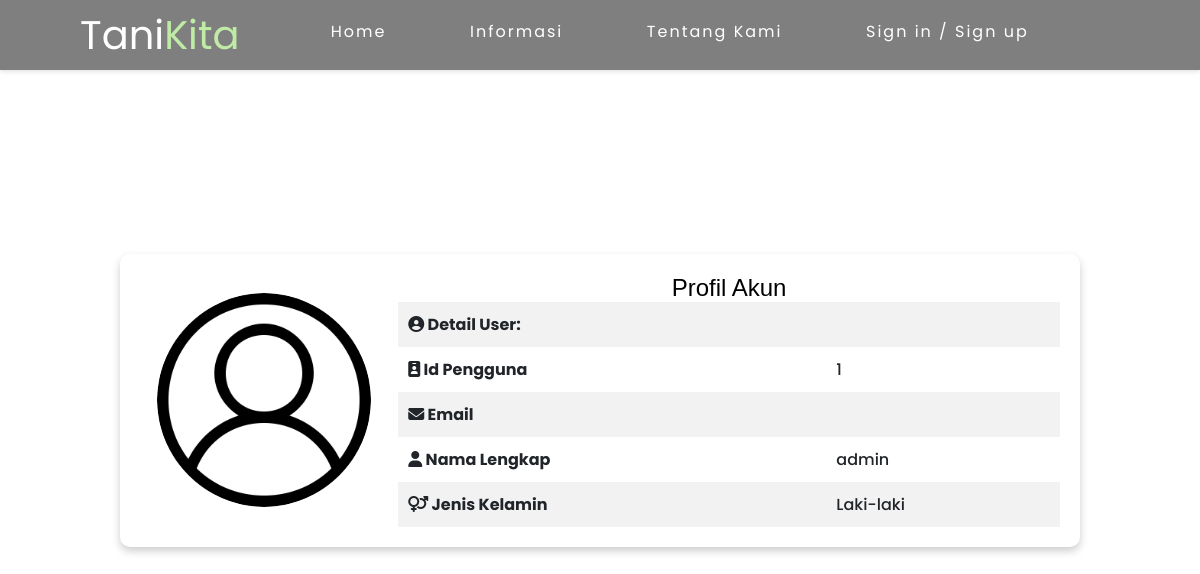
/pages/profil-user/index.php?uid=1, run on the app's committed database.
### tables this page shows
CREATE TABLE `users` (
  `UserID` int(11) NOT NULL,
  `username` varchar(50) DEFAULT NULL,
  `password` varchar(100) DEFAULT NULL,
  `email` varchar(50) DEFAULT NULL,
  `profile_picture` varchar(1024) DEFAULT 'default.png',
  `jenis_kelamin` varchar(16) DEFAULT NULL,
  `role` tinyint(1) DEFAULT 0,
  `created_at` datetime DEFAULT curtime()
);

### pages/profil-user/index.php (the view, shortened to what this page needs)
<?php
include_once '../../components/connection.php';
$uid = isset($_GET['uid']) ? $_GET['uid'] : $_SESSION['UserID'];
$query = $conn->prepare("SELECT * FROM users WHERE UserID = ? LIMIT 1;");
$query->bind_param("i", $uid);
$query->execute();
$result = $query->get_result();
$user = $result->fetch_assoc();
?>
<!DOCTYPE html>
<html lang="en">
<head>
    <link rel="stylesheet" href="css/style.css">
    <link rel="stylesheet" href="css/responsive.css">
    <link rel="stylesheet" href="https://cdnjs.cloudflare.com/ajax/libs/font-awesome/6.7.1/css/all.min.css"
 />
</head>
<body class="profile_page">
    <?php include '../../components/navbar.php';
    $UserID = $_SESSION['UserID']; ?>
    <section class="container-profile">
        <?php if ($user) {
            if ($uid == $UserID) { ?>
                <div class="profile-view1">
                    <div class="profilview-sebelah-kiri">
                        <div class="img">
                            <?php if ($user['profile_picture'] != null) { ?>
                                <img id="image" src="../../img/profile/<?= $user['profile_picture']; ?>" alt="Profile Picture" class="profile-picture-edit">
                            <?php } else { ?>
                                <img src="../../img/profile/default.png" alt="Profile Picture" class="profile-picture-view"> >
                            <?php } ?>
                        </div>
                        <div class="btn-edit">
                            <a href="edit_profil.php" class="cta">
                                <button class="button" role="button">Edit Profil</button>
                            </a>
                        </div>
                    </div>
                    <div class="detail-profil">
                        <h2>Profil Akun</h2>
                        <table>
                            <tr>
                                <th><i class="fas fa-user-circle"></i> Detail User:</th>
                                <th></th>
                            </tr>
                            <tr>
                                <th><i class="fas fa-id-badge"></i> Id Pengguna</th>
                                <td><?= htmlspecialchars($user['UserID']); ?></td>
                            </tr>
                            <tr>
                                <th><i class="fas fa-envelope"></i> Email</th>
                                <td><?= htmlspecialchars($user['email']); ?></td>
                            </tr>
                            <tr>
                                <th><i class="fas fa-user"></i> Nama Lengkap</th>
                                <td><?= htmlspecialchars($user['username']); ?></td>
                            </tr>
                            <tr>
                                <th><i class="fas fa-venus-mars"></i> Jenis Kelamin</th>
                                <td><?php if ($user['jenis_kelamin'] == null) {
                                        echo htmlspecialchars('Undefined');
                                    } else {
                                        echo htmlspecialchars($user['jenis_kelamin']);
                                    } ?></td>
                            </tr>
                        </table>
                    </div>
                </div>
            <?php } elseif ($uid !== $UserID) { ?>
                <div class="profile-view2">
                    <div class="profilview-sebelah-kiri">
                        <div class="img">
                            <?php if ($user['profile_picture'] != null) { ?>
                                <img id="image" src="../../img/profile/<?= $user['profile_picture']; ?>" alt="Profile Picture" class="profile-picture-edit">
                            <?php } else { ?>
                                <img src="../../img/profile/default.png" alt="Profile Picture" class="profile-picture-view"> >
                            <?php } ?>
                        </div>
                    </div>
                    <div class="detail-profil">
                        <h2>Profil Akun</h2>
                        <table>
                            <tr>
                                <th><i class="fas fa-user-circle"></i> Detail User:</th>
                                <th></th>
                            </tr>
                            <tr>
                                <th><i class="fas fa-id-badge"></i> Id Pengguna</th>
                                <td><?= htmlspecialchars($user['UserID']); ?></td>
                            </tr>
                            <tr>
                                <th><i class="fas fa-envelope"></i> Email</th>
                                <td><?= htmlspecialchars($user['email']); ?></td>
                            </tr>
                            <tr>
                                <th><i class="fas fa-user"></i> Nama Lengkap</th>
                                <td><?= htmlspecialchars($user['username']); ?></td>
                            </tr>
                            <tr>
                                <th><i class="fas fa-venus-mars"></i> Jenis Kelamin</th>
                                <td><?php if ($user['jenis_kelamin'] == null) {
                                        echo htmlspecialchars('Undefined');
                                    } else {
                                        echo htmlspecialchars($user['jenis_kelamin']);
                                    } ?></td>
                            </tr>
                        </table>
                    </div>
                </div>
            <?php }
        } else { ?>
            <h2>User tidak ditemukan</h2>
        <?php } ?>
    </section>
</body>
</html>

### pages/profil-user/css/style.css (style rules this page uses)
:root { --primary: #c0eba6; --secondary: #fff; --text-color: hsl(225, 52%, 30%); --body-font: "Montserrat", sans-serif; --normal-font-size: 1rem; }
* { margin: 0; padding: 0; box-sizing: border-box; font-family: "poppins", sans-serif; font-weight: 400; font-style: normal; text-decoration: none; }
html { scrollbar-width: thin; scrollbar-color: rgba(0, 0, 0, 0.5) transparent; scroll-behavior: smooth; }
body { overflow-x: hidden; overflow-y: scroll; color: white; justify-content: center; align-items: center; min-height: 100vh; color: black; }
.container-profile { height: 100vh; display: flex; justify-content: center; align-items: center; }
.container-profile .profile-view2 { background: white; padding: 20px; border-radius: 10px; box-shadow: 0 4px 8px rgba(0, 0, 0, 0.2); width: 80vw; display: flex; justify-content: flex-end; gap: 10px; align-items: center; }
.container-profile .profile-view2 .profilview-sebelah-kiri { gap: 15px; width: 30%; display: flex; flex-direction: column; align-items: center; justify-content: center; height: 100%; }
.container-profile .profile-view2 .profilview-sebelah-kiri .img { width: 214px; height: 214px; }
.container-profile .profile-view2 .profilview-sebelah-kiri .img img { width: 100%; height: 100%; object-fit: cover; border-radius: 50%; opacity: 1; transition: opacity .2s ease-in-out; -webkit-transition: opacity .2s ease-in-out; -moz-transition: opacity .2s ease-in-out; -ms-transition: opacity .2s ease-in-out; -o-transition: opacity .2s ease-in-out; -webkit-border-radius: 50%; -moz-border-radius: 50%; -ms-border-radius: 50%; -o-border-radius: 50%; }
.container-profile .profile-view2 .detail-profil { width: 80%; }
.container-profile .profile-view2 .detail-profil h2 { text-align: center; color: black; font-family: "Montserrat", sans-serif; }
.container-profile .profile-view2 .detail-profil table { width: 100%; border-collapse: collapse; }
.container-profile .profile-view2 .detail-profil table th { color: #212529; font-weight: bold; padding: 10px; text-align: left; }
.container-profile .profile-view2 .detail-profil table td { color: #212529; font-weight: 500; padding: 10px; text-align: left; }
.container-profile .profile-view2 .detail-profil table tr:nth-child(even) { background-color: transparent; }
.container-profile .profile-view2 .detail-profil table tr:nth-child(odd) { background-color: rgba(0, 0, 0, 0.05); }

### css/navbar.css (style rules this page uses)
:root { --primary: #c0eba6; --secondary: #fff; --first-color: hsl(255 72%, 55%); --text-color: hsl(225, 52%, 30%); --body-color: linear-gradient(100deg, hsl(225, 75%, 92%), hsl(225, 78%, 78%)); --container-color: hsl(225, 75%, 97%); --body-font: "Montserrat", sans-serif; --normal-font-size: 1rem; }
body, button { font-family: var(--body-font); font-size: var(--normal-font-size); color: var(--text-color); }

### data on the page
users: profile_picture (placeholder picture), UserID "1", username "admin", jenis_kelamin "Laki-laki"
